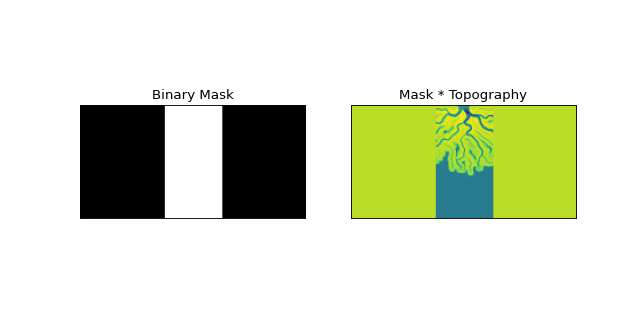

Source code (Python):
import matplotlib.pyplot as plt
from sandplover.mask import GeometricMask
from sandplover.sample_data.sample_data import golf
#
golfcube = golf()
arr = golfcube["eta"][-1, :, :]
gmsk = GeometricMask(arr)
#
# Define mask with width of 50 px. inline with the inlet
#
gmsk.dip(50)
#
# Visualize the mask:
#
fig, ax = plt.subplots(1, 2, figsize=(8, 4))
gmsk.show(ax=ax[0], title="Binary Mask")
_ = ax[1].imshow(golfcube["eta"][-1, :, :] * gmsk.mask)
_ = ax[1].set_xticks([])
_ = ax[1].set_yticks([])
_ = ax[1].set_title("Mask * Topography")
